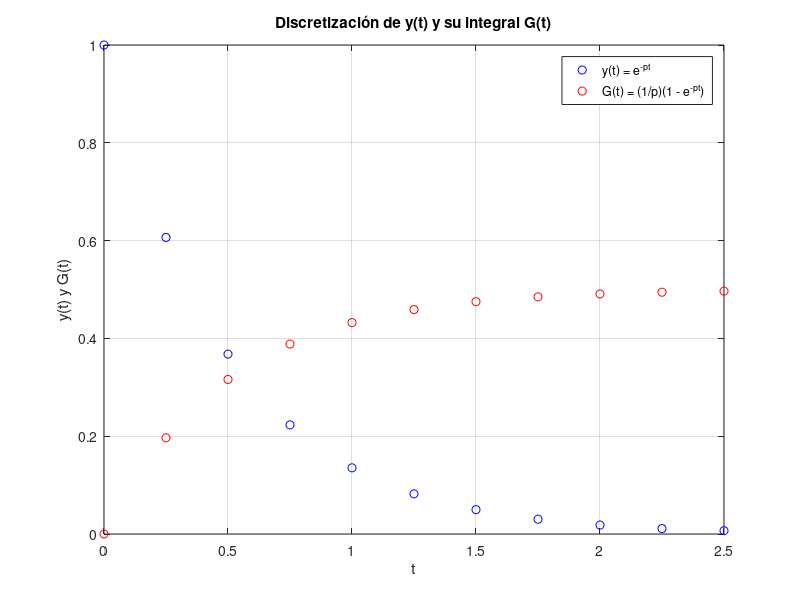

This chart was generated by the following MATLAB code:
function juanGPT
    % Definir parámetros
    p = 2;  % Valor de p según el enunciado
    N = 10; % Número de intervalos
    t0 = 0; tf = 2.5; % Rango de tiempo

    % Calcular el incremento de tiempo
    dt = (tf - t0) / N;
    t = linspace(t0, tf, N+1); % Vector de tiempo con N+1 puntos

    % Calcular y(t) y G(t)
    y_t = exp(-p * t); % Función y(t) = exp(-p*t)
    G_t = (1/p) * (1 - exp(-p * t)); % Función G(t) = (1/p)(1 - exp(-p*t))

    % Graficar las funciones
    figure;
    plot(t, y_t, 'ob', t, G_t, 'or');
    grid on;
    legend('y(t) = e^{-pt}', 'G(t) = (1/p)(1 - e^{-pt})');
    xlabel('t');
    ylabel('y(t) y G(t)');
    title('Discretización de y(t) y su integral G(t)');
endfunction
